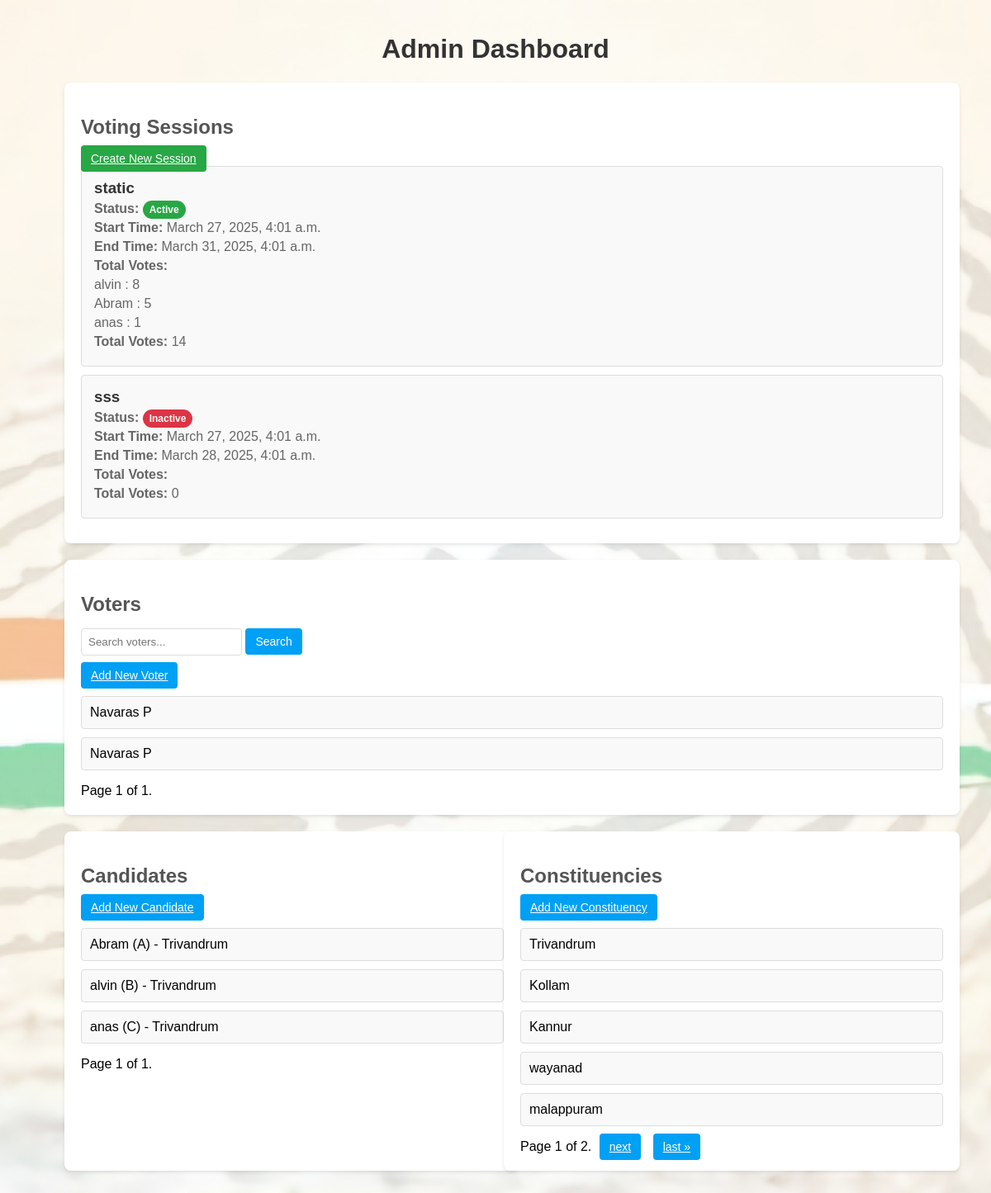
Before: /dashboard/ (signed in) with the older database file.
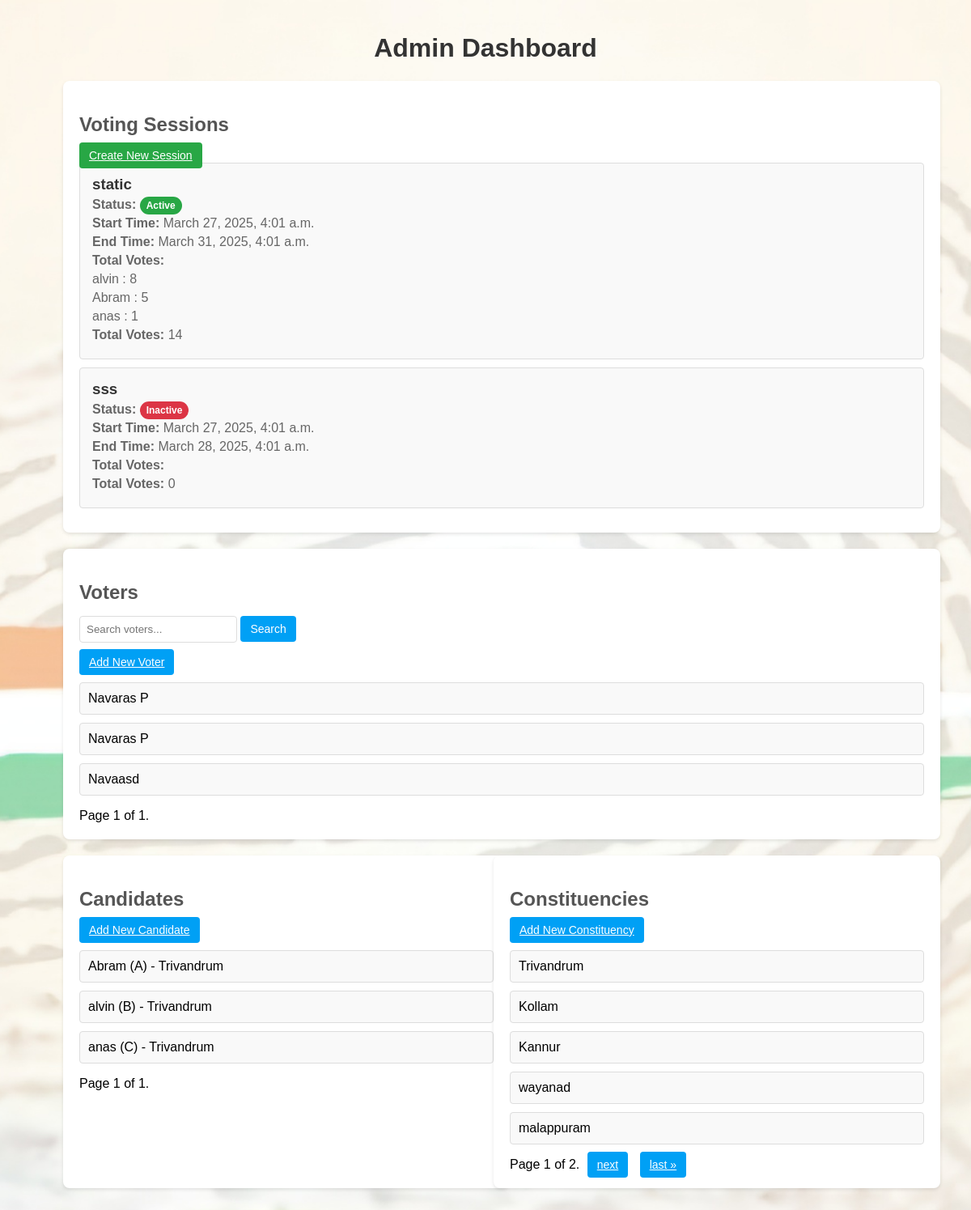
After: the same page with the newer database file.
### manager/models.py (models this page shows, shortened)
class VotingSession(models.Model):
    name = models.CharField(max_length=100)
    constituency = models.ForeignKey(Constituency, on_delete=models.CASCADE, null=True, blank=True)
    start_time = models.DateTimeField()
    end_time = models.DateTimeField()
    status = models.CharField(
        max_length=10,
        choices=[('Active', 'Active'), ('Inactive', 'Inactive')],
        default='Inactive'
    )
    voted_users = models.ManyToManyField(Voter, blank=True)

class VoteCount(models.Model):
    session = models.ForeignKey(VotingSession, on_delete=models.CASCADE)
    candidate = models.ForeignKey(Candidate, on_delete=models.CASCADE)
    total_votes = models.PositiveIntegerField(default=0)
    class Meta:
        unique_together = ('session', 'candidate')

class Candidate(models.Model):
    name = models.CharField(max_length=100)
    image = models.ImageField(upload_to='candidate_images/', blank=True, null=True)
    party = models.CharField(max_length=100)
    constituency = models.ForeignKey(Constituency, on_delete=models.CASCADE, null=True, blank=True)

class Voter(models.Model):
    name = models.CharField(max_length=100)
    fingerprint_data = models.TextField()
    retina_data = models.TextField()
    is_registered = models.BooleanField(default=False)
    image = models.ImageField(upload_to='voter_images/', blank=True, null=True)
    address = models.TextField(blank=True, null=True)
    constituency = models.ForeignKey(Constituency, on_delete=models.CASCADE, null=True, blank=True)
    pin = models.CharField(max_length=10, blank=True, null=True)
    phone_number = models.CharField(max_length=15, blank=True, null=True)
    email = models.EmailField(blank=True, null=True)
    aadhaar_num = models.CharField(
        max_length=12,
        unique=True,
        validators=[
            MinLengthValidator(12),
            RegexValidator(r'^\d{12}$', 'Aadhaar number must be 12 digits.')
        ],
        blank=True,
        null=True
    )

class Constituency(models.Model):
    constituency = models.CharField(max_length=100, unique=True)
    def __str__(self):
        return self.constituency

### manager/views.py (the view)
# urls.py: path('dashboard/', views.dashboard, name='dashboard'),
@login_required
def dashboard(request):
    voters = Voter.objects.all()
    sessions = VotingSession.objects.all()
    candidates = Candidate.objects.all()
    constituencies = Constituency.objects.all()
    voter_paginator = Paginator(voters, 5)
    voter_page_number = request.GET.get('voter_page')
    voter_page_obj = voter_paginator.get_page(voter_page_number)
    session_paginator = Paginator(sessions, 3)
    session_page_number = request.GET.get('session_page')
    session_page_obj = session_paginator.get_page(session_page_number)
    candidate_paginator = Paginator(candidates, 5)
    candidate_page_number = request.GET.get('candidate_page')
    candidate_page_obj = candidate_paginator.get_page(candidate_page_number)
    constituency_paginator = Paginator(constituencies, 5)
    constituency_page_number = request.GET.get('constituency_page')
    constituency_page_obj = constituency_paginator.get_page(constituency_page_number)
    session_data = []
    for session in session_page_obj:
        candidates_data = VoteCount.objects.filter(session=session).order_by('-total_votes')
        total_votes = sum(candidate.total_votes for candidate in candidates_data)
        session_data.append({
            'session': session,
            'candidates_data': candidates_data,
            'total_votes': total_votes,
        })
    return render(request, 'dashboard.html', {
        'voter_page_obj': voter_page_obj,
        'session_page_obj': session_page_obj,
        'session_data': session_data,
        'candidate_page_obj': candidate_page_obj,
        'constituency_page_obj': constituency_page_obj,
    })

### templates/dashboard.html (shortened to what the changed rows need)
{% load static %}
<!DOCTYPE html>
<html lang="en">
<head>
</head>
<body>
    <h1>Admin Dashboard</h1>
    <div class="dashboard-container">
        <div class="dashboard-section">
            <h2>Voting Sessions</h2>
            <div class="session-list">
                {% for data in session_data %}
                    <div class="session-tile">
                        <a href="{% url 'session_details' session_id=data.session.id %}" style="text-decoration: none; color: #00a0f5;">
                        <div class="session-info">
                            <h3>{{ data.session.name }}</h3>
                            <p><strong>Status:</strong>
                                <span class="status-badge {% if data.session.status == 'Active' %}active{% else %}inactive{% endif %}">
                                    {{ data.session.status }}
                                </span>
                            </p>
                            <p><strong>Start Time:</strong> {{ data.session.start_time }}</p>
                            <p><strong>End Time:</strong> {{ data.session.end_time }}</p>
                            <p><strong>Total Votes:</strong>
                                {% with total_votes=0 %}
                                {% for candidate_data in data.candidates_data %}
                                    <p>{{ candidate_data.candidate.name }} : {{ candidate_data.total_votes }}</p>
                                {% endfor %}
                                <p><strong>Total Votes:</strong> {{ data.total_votes }}</p>
                                {% endwith %}
                            </p>
                        </div>
                        </a>
                    </div>
                {% endfor %}
            </div>
        </div>
        <div class="dashboard-section">
            <h2>Voters</h2>
            <ul class="voter-list">
                {% for voter in voter_page_obj %}
                    <li>
                        <span>{{ voter.name }}</span>
                    </li>
                {% endfor %}
            </ul>
        </div>
        <div class="two-column-container">
            <div class="dashboard-section">
                <h2>Candidates</h2>
                <ul class="voter-list">
                    {% for candidate in candidate_page_obj %}
                        <li>
                            <span>{{ candidate.name }} ({{ candidate.party }}) - {{ candidate.constituency }}</span>
                        </li>
                    {% empty %}
                        <li>No candidates available.</li>
                    {% endfor %}
                </ul>
            </div>
            <div class="dashboard-section">
                <h2>Constituencies</h2>
                <ul class="voter-list">
                    {% for constituency in constituency_page_obj %}
                        <li>
                            <span>{{ constituency.constituency }}</span>
                        </li>
                    {% empty %}
                        <li>No constituencies available.</li>
                    {% endfor %}
                </ul>
            </div>
        </div>
    </div>
</body>
</html>

Changed rows visible on the page:
added Voter: name "Navaasd"
